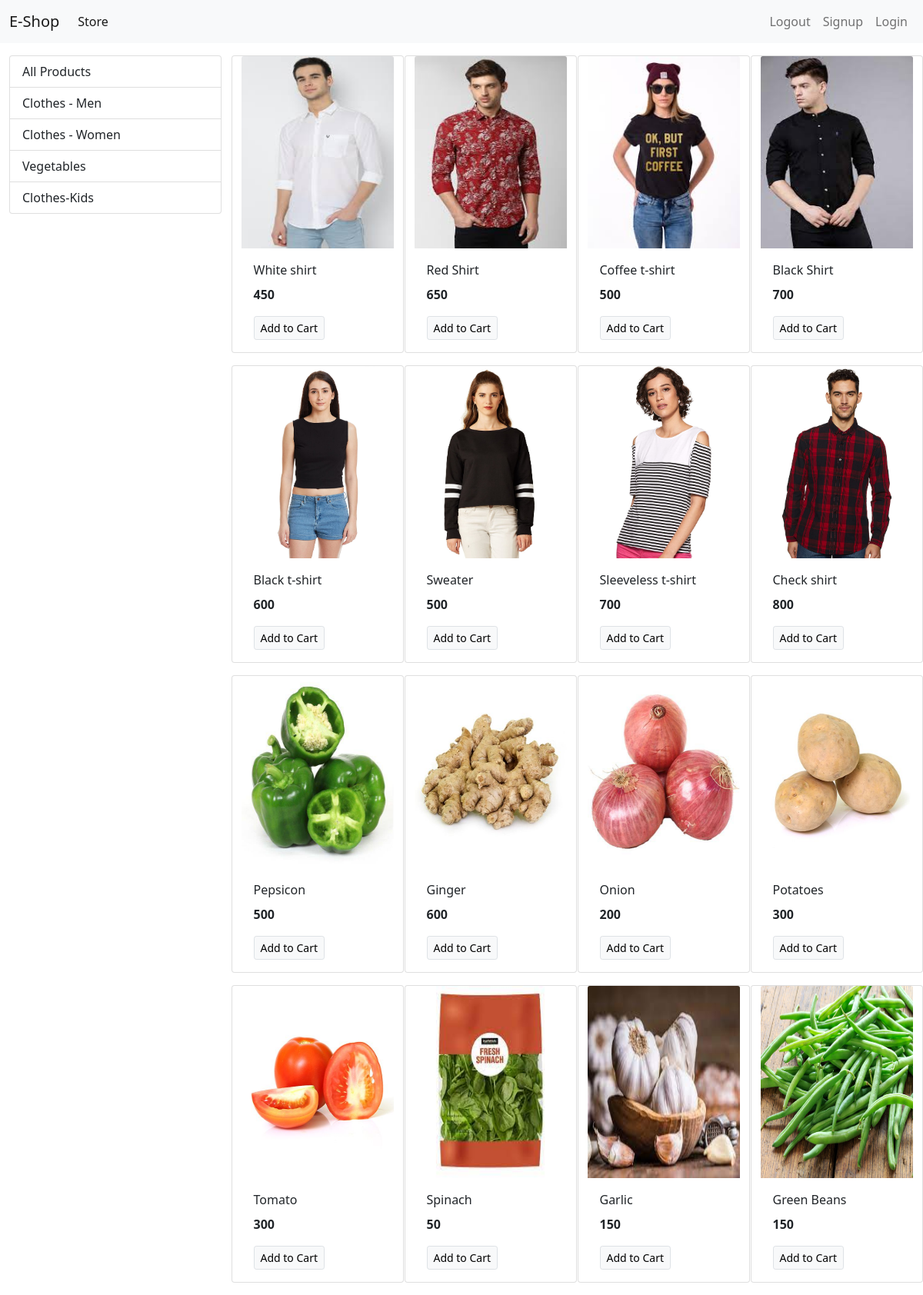
The page / on the database its author committed.
### store/models/category.py (models this page shows, shortened)
class Category(models.Model):
	name = models.CharField(max_length = 20)
	@staticmethod
	def get_all_categories():
		return Category.objects.all()

### store/models/product.py (models this page shows, shortened)
class Product(models.Model):
	name = models.CharField(max_length=50)
	price = models.IntegerField(default=0)
	category = models.ForeignKey(Category, on_delete=models.CASCADE, default = 1)
	description = models.CharField(max_length=200, default='', null = True, blank = True)
	image = models.ImageField(upload_to='upload/products/')
	@staticmethod
	def get_all_products():
		return Product.objects.all()

### store/views.py (the view)
# urls.py: path('', index),
def index(request):
	products = None
	categories = Category.get_all_categories()
	categoryID = request.GET.get('category')
	if categoryID:
		products = Product.get_all_products_by_categoryid(categoryID)
	else:
		products = Product.get_all_products();
	data = {}
	data['products'] = products
	data['categories'] = categories
	return render(request, 'index.html', data)

### store/templates/index.html
   {% extends "base.html" %}
   {% block content %}
<div class="container-fluid mt-3">
  <div class="row">
     <div class="col-lg-3">
       <div class="list-group">
        <a href="/" class="list-group-item list-group-item-action">All Products</a>
         {% for category in categories %}
         <a href="/?category={{category.id}}" class="list-group-item list-group-item-action">{{category.name}}</a>
         {% endfor %}
       </div>
     </div>
    <div id = 'products' class="col-lg-9 mx-auto">
      <div class="row">
        {% for product in products %}
        <div class="card mx-auto mb-3" style="width: 14rem;">
          <img src="{{product.image.url}}" width = "100" height = "250" class="card-img-top" alt="...">
          <div class="card-body">
            <p class="card-title">{{product.name}}</p>
            <p class="card-text"><b>{{product.price}}</b></p>
            <a href="#" class="btn btn-light border btn-sm">Add to Cart</a>
          </div>
        </div>
        {% endfor %}
      </div>
    </div>
    </div>
  </div>
{% endblock %}

### store/templates/base.html (shortened to what this page needs)
<!doctype html>
<html lang="en">
  <head>
    <link href="https://cdn.jsdelivr.net/npm/bootstrap@5.1.3/dist/css/bootstrap.min.css" rel="stylesheet">
  </head>
  <body>
<nav class="navbar navbar-expand-lg navbar-light bg-light">
  <div class="container-fluid">
    <a class="navbar-brand" href="#">E-Shop</a>
    <div class="collapse navbar-collapse" id="navbarSupportedContent">
      <ul class="navbar-nav me-auto mb-2 mb-lg-0">
        <li class="nav-item">
          <a class="nav-link active" aria-current="page" href="#">Store</a>
        </li>
      </ul>
      <ul class="navbar-nav mb-2 mb-lg-0">
        <li class="nav-item">
          <a class="nav-link" aria-current="page" href="#">Logout</a>
        </li>
        <li class="nav-item">
          <a class="nav-link" aria-current="page" href="/signup">Signup</a>
        </li>
        <li class="nav-item">
          <a class="nav-link" aria-current="page" href="#">Login</a>
        </li>
      </ul>
    </div>
  </div>
</nav>
{% block content %}
{% endblock %}
  </body>
</html>

### rows shown on the page
Category: name "Clothes - Men"
Category: name "Clothes - Women"
Category: name "Vegetables"
Category: name "Clothes-Kids"
Product: image (picture), name "White shirt", price "450"
Product: image (picture), name "Red Shirt", price "650"
Product: image (picture), name "Coffee t-shirt", price "500"
Product: image (picture), name "Black Shirt", price "700"
Product: image (picture), name "Black t-shirt", price "600"
Product: image (picture), name "Sweater", price "500"
Product: image (picture), name "Sleeveless t-shirt", price "700"
Product: image (picture), name "Check shirt", price "800"
Product: image (picture), name "Pepsicon", price "500"
Product: image (picture), name "Ginger", price "600"
Product: image (picture), name "Onion", price "200"
Product: image (picture), name "Potatoes", price "300"
Product: image (picture), name "Tomato", price "300"
Product: image (picture), name "Spinach", price "50"
Product: image (picture), name "Garlic", price "150"
Product: image (picture), name "Green Beans", price "150"
